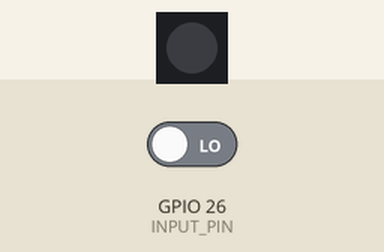
Simulated run of this sketch. Board: ESP32. On the bench: 1 RGB LEDs in strip order, left to right. Inputs (shaded band) come from the test bench; at power-on: GPIO 26 (INPUT_PIN) LOW. Dim RGB values are drawn brighter than linear.

Above: at 1.6 s.
1.7 s: GPIO 26 (INPUT_PIN) driven HIGH
At 2.9 s:
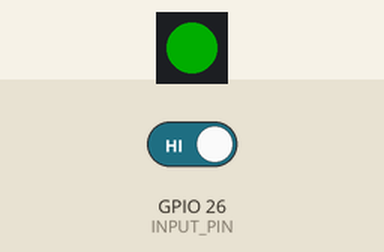
3.2 s: GPIO 26 (INPUT_PIN) driven LOW
At 4.0 s:
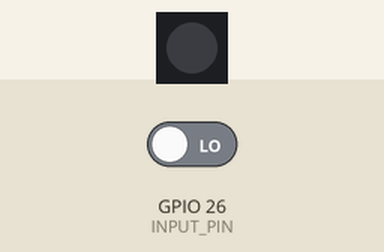
Timing chart, 0 to 6.2 s (numbered marks = the images above; inputs shaded):
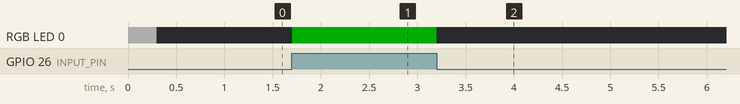

The sketch:

rp2350_zero_neopixel_pin26.ino
```cpp
#include <Adafruit_NeoPixel.h>

// NeoPixel onboard della Waveshare RP2350-Zero: dati su GPIO16, verifica sul tuo esemplare/silkscreen
#define NEOPIXEL_PIN 16
#define INPUT_PIN 26

Adafruit_NeoPixel pixel(1, NEOPIXEL_PIN, NEO_GRB + NEO_KHZ800);

void setup() {
  pinMode(INPUT_PIN, INPUT);
  pixel.begin();
  pixel.setBrightness(50);
  pixel.show();

  for (int i = 0; i < 2; i++) {
    pixel.setPixelColor(0, pixel.Color(255, 255, 255));
    pixel.show();
    delay(100);
    pixel.setPixelColor(0, 0);
    pixel.show();
    delay(100);
  }
}

void loop() {
  if (digitalRead(INPUT_PIN) == HIGH) {
    pixel.setPixelColor(0, pixel.Color(0, 255, 0));
  } else {
    pixel.setPixelColor(0, 0);
  }
  pixel.show();
}
```

Measured:
- after the input at 1.7 s, RGB LED 0: off → RGB(0, 50, 0) at once
- after the input at 3.2 s, RGB LED 0: RGB(0, 50, 0) → off at once
